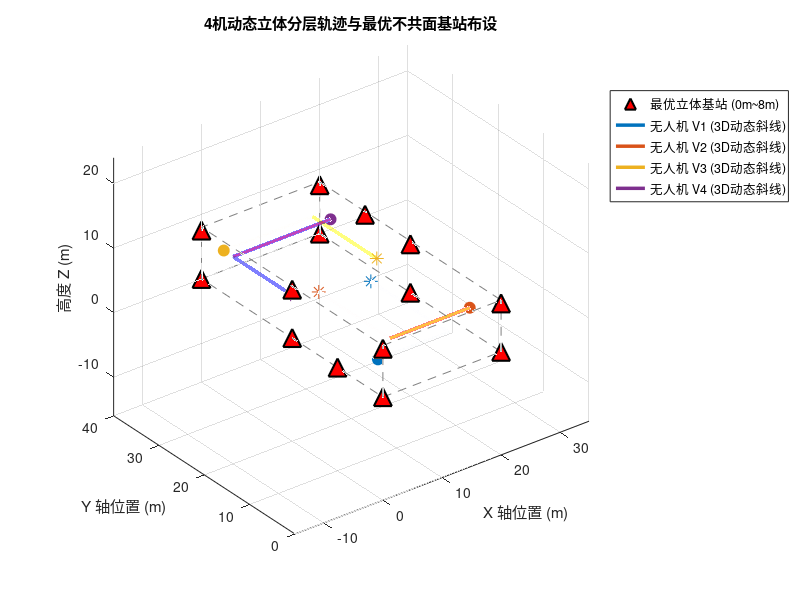

Recreate this plot in MATLAB.
% =========================================================================
% generate_data_3D.m (CMLKF 几何最优化版)
% 3D多车(无人机行为) UWB/IMU 协同定位仿真数据生成脚本
% 空间范围：20m x 40m x 8m (高度严格控制在 2m ~ 7m)
% 优化重点：重构基站最大立体非对称拓扑，以及无人机群多高度层动态斜线协同轨迹
% =========================================================================
clc; clear; close all;

%% 1. 全局参数设置与保存路径
dt_imu = 0.01;              % IMU 采样时间 100Hz (0.01s)
dt_uwb = 0.1;               % UWB 采样时间 10Hz (0.1s)
t_end = 300;                % 运行时间 300秒
N_steps = round(t_end / dt_imu) + 1; % 30001 个采样点
Vehicle_num = 4;            % 车辆数量
Anchor_num = 14;             % 基站数量

% 基站高度在 0~8m 范围内实现非对称立体最大化错落

% 4基站
% anchors = [ 0,  0, 0;     % 角落 1：极低位
%            20,  0, 7.5;     % 角落 2：极高位
%            20, 40, 0;     % 角落 3：中低位
%             0, 40, 7.5];    % 角落 4：中高位

% 5基站
% anchors = [ 0,  0, 0;     % 角落 1：极低位
%             20,  0, 7.5;
%            00, 40, 7.5;     % 角落 2：极高位
%            20, 40, 7.5;
%             0, 40, 0];    % 角落 4：中高位

% 6基站
% anchors = [ 0,  0, 0;     % 角落 1：极低位
%             0,  0, 7.5;
%            20,  0, 7.5;     % 角落 2：极高位
%            20, 40, 7.5;
%             0, 40, 0;
%             0, 40, 7.5];    % 角落 4：中高位

% 7基站
% anchors = [ 0,  0, 0;     % 角落 1：极低位
%             0,  0, 7.5;
%            20,  0, 7.5;     % 角落 2：极高位
%            20, 40, 7.5;
%            20, 40, 0;
%             0, 40, 0;
%             0, 40, 7.5];    % 角落 4：中高位

% 8基站
% anchors = [ 0,  0, 0;     % 角落 1：极低位
%             0,  0, 7.5;
%            20,  0, 0;
%            20,  0, 7.5;     % 角落 2：极高位
%            20, 40, 7.5;
%            20, 40, 0;     % 角落 3：中低位
%             0, 40, 0;
%             0, 40, 7.5];    % 角落 4：中高位

% 9基站
% anchors = [ 0,  0, 0;     % 角落 1：极低位
%             0,  0, 7.5;
%            20,  0, 0;
%            20,  0, 7.5;     % 角落 2：极高位
%            20, 40, 7.5;
%            20, 40, 0;     % 角落 3：中低位
%             0, 40, 0;
%             0, 40, 7.5;
%             0, 20, 0;];    % 角落 4：中高位

% 10基站
% anchors = [ 0,  0, 0;     % 角落 1：极低位
%             0,  0, 7.5;
%            20,  0, 0;
%            20,  0, 7.5;     % 角落 2：极高位
%            20, 40, 7.5;
%            20, 40, 0;     % 角落 3：中低位
%             0, 40, 0;
%             0, 40, 7.5;
%             0, 20, 0;
%             20, 20, 0;];    % 角落 4：中高位

% 11基站
% anchors = [ 0,  0, 0;     % 角落 1：极低位
%             0,  0, 7.5;
%            20,  0, 0;
%            20,  0, 7.5;     % 角落 2：极高位
%            20, 40, 7.5;
%            20, 40, 0;     % 角落 3：中低位
%             0, 40, 0;
%             0, 40, 7.5;
%             0, 20, 0;
%             20, 20, 0;
%             0, 20, 7.5;];    % 角落 4：中高位

% 12基站
% anchors = [ 0,  0, 0;     % 角落 1：极低位
%             0,  0, 7.5;
%            20,  0, 0;
%            20,  0, 7.5;     % 角落 2：极高位
%            20, 40, 7.5;
%            20, 40, 0;     % 角落 3：中低位
%             0, 40, 0;
%             0, 40, 7.5;
%             0, 20, 0;
%             20, 20, 0;
%             0, 20, 7.5;
%             20, 20, 7.5;];    % 角落 4：中高位

% 13基站
% anchors = [ 0,  0, 0;     % 角落 1：极低位
%             0,  0, 7.5;
%            20,  0, 0;
%            20,  0, 7.5;     % 角落 2：极高位
%            20, 40, 7.5;
%            20, 40, 0;     % 角落 3：中低位
%             0, 40, 0;
%             0, 40, 7.5;
%             0, 20, 0;
%             20, 20, 0;
%             0, 20, 7.5;
%             20, 20, 7.5;
%             20, 30, 7.5;];    % 角落 4：中高位

% 14基站
anchors = [ 0,  0, 0;     % 角落 1：极低位
            0,  0, 7.5;
           20,  0, 0;
           20,  0, 7.5;     % 角落 2：极高位
           20, 40, 7.5;
           20, 40, 0;     % 角落 3：中低位
            0, 40, 0;
            0, 40, 7.5;
            0, 20, 0;
            20, 20, 0;
            0, 20, 7.5;
            20, 20, 7.5;
            20, 30, 7.5;
            0, 10, 0;];    % 角落 4：中高位

% 15基站
% anchors = [ 0,  0, 0;     % 角落 1：极低位
%             0,  0, 7.5;
%            20,  0, 0;
%            20,  0, 7.5;     % 角落 2：极高位
%            20, 40, 7.5;
%            20, 40, 0;     % 角落 3：中低位
%             0, 40, 0;
%             0, 40, 7.5;
%             0, 20, 0;
%             20, 20, 0;
%             0, 20, 7.5;
%             20, 20, 7.5;
%             20, 30, 7.5;
%             0, 10, 0;
%             20, 30, 0;];    % 角落 4：中高位

% 保存路径
save_dir = 'E:\SE3_MLKF\Data'; 
trajectories_mat_name = sprintf('Trj_data_Veh%d_Anc%d_3D.mat', Vehicle_num, Anchor_num);
   
% 噪声参数
IMU_noise_params.sigma_na = 0.03;      
IMU_noise_params.sigma_nw = 0.003;     
IMU_noise_params.sigma_ba = 0.001;     
IMU_noise_params.sigma_bw = 0.0001;    
UWB_noise_params.sigma_anc = 0.3;     
UWB_noise_params.sigma_rel = 0.3;  

%% 2. 独立车辆动力学规划 (3秒平滑原地转弯 + 持续三维斜线飞行)
% 初始状态规划：[X, Y, Z, 初始速率, 初始航向角]
% 高度均限制在 2m ~ 7m 范围内，各自占据不同的起始高度层
init_configs = [
    3,   5,  2.5,  0.10,  0;      % V1: 低空层(2.5m)， 偏南，朝东，后续北转
   17,   3,  6.5,  0.10,  pi;     % V2: 高空层(6.5m)， 偏南，朝西，后续北转
    3,  39,  3.8,  0.10,  0;      % V3: 中低层(3.8m)， 偏北，朝东，后续南转
   18,  35,  5.2,  0.10,  pi;     % V4: 中高层(5.2m)， 偏北，朝西，后续南转
];

trajectories = struct();
for n = 1:Vehicle_num
    v_name = sprintf('V%d', n);
    cfg = init_configs(n, :);
    
    P_true = zeros(N_steps, 3);
    V_true = zeros(N_steps, 3);
    A_true = zeros(N_steps, 3);
    Theta_true = zeros(N_steps, 1);
    
    % 初始条件
    P_true(1, :) = cfg(1:3);
    v_mag = cfg(4);
    th_curr = cfg(5);
    V_true(1, :) = [v_mag * cos(th_curr), v_mag * sin(th_curr), 0];
    Theta_true(1) = th_curr;
    
    % 计算转弯过渡段的时间窗
    t_turn_start = 120 + (n-1)*15; % 错开转弯时间：V1:120s, V2:135s, V3:150s, V4:165s
    t_turn_end = t_turn_start + 3;
    
    for k = 2:N_steps
        t = (k-1) * dt_imu;
        a_curr = [0; 0; 0]; % 默认 Z 轴加速度全程为 0
        th_curr = Theta_true(k-1);
        
        switch n
            case 1  % V1: 高度恒定 2.5m。东行巡航 -> 120s时原地左转 -> 向北巡航
                if t < t_turn_start
                    th_curr = 0; a_curr = [0; 0; 0];
                elseif t >= t_turn_start && t <= t_turn_end
                    a_curr = [0; 0; 0]; V_true(k-1, 1:2) = 0; % 原地转弯，水平速度置零
                    th_curr = 0 + (pi/2)/3 * (t - t_turn_start); % 3秒平滑左转90度(朝北)
                elseif t > t_turn_end && t <= t_turn_end + 10
                    th_curr = pi/2; a_curr = [0; 0.01; 0]; % 转弯后水平加速 10s 恢复航速
                else
                    th_curr = pi/2; a_curr = [0; 0; 0];    % 匀速北行
                end
                
            case 2  % V2: 高度恒定 6.5m。西行巡航 -> 135s时原地右转 -> 向北巡航
                if t < t_turn_start
                    th_curr = pi; a_curr = [0; 0; 0];
                elseif t >= t_turn_start && t <= t_turn_end
                    a_curr = [0; 0; 0]; V_true(k-1, 1:2) = 0;
                    th_curr = pi - (pi/2)/3 * (t - t_turn_start); % 3秒平滑右转90度(朝北)
                elseif t > t_turn_end && t <= t_turn_end + 10
                    th_curr = pi/2; a_curr = [0; 0.01; 0]; % 转弯后水平加速 10s
                else
                    th_curr = pi/2; a_curr = [0; 0; 0];
                end
                
            case 3  % V3: 高度恒定 3.8m。东行巡航 -> 150s时原地右转 -> 向南巡航
                if t < t_turn_start
                    th_curr = 0; a_curr = [0; 0; 0];
                elseif t >= t_turn_start && t <= t_turn_end
                    a_curr = [0; 0; 0]; V_true(k-1, 1:2) = 0;
                    th_curr = 0 - (pi/2)/3 * (t - t_turn_start); % 3秒平滑右转90度(朝南)
                elseif t > t_turn_end && t <= t_turn_end + 10
                    th_curr = -pi/2; a_curr = [0; -0.01; 0]; % 转弯后水平加速 10s
                else
                    th_curr = -pi/2; a_curr = [0; 0; 0];
                end
                
            case 4  % V4: 高度恒定 5.2m。西行巡航 -> 165s时原地左转 -> 向南巡航
                if t < t_turn_start
                    th_curr = pi; a_curr = [0; 0; 0];
                elseif t >= t_turn_start && t <= t_turn_end
                    a_curr = [0; 0; 0]; V_true(k-1, 1:2) = 0;
                    th_curr = pi + (pi/2)/3 * (t - t_turn_start); % 3秒平滑左转90度(朝南)
                elseif t > t_turn_end && t <= t_turn_end + 10
                    th_curr = 3*pi/2; a_curr = [0; -0.01; 0]; % 转弯后水平加速 10s
                else
                    th_curr = 3*pi/2; a_curr = [0; 0; 0];
                end
        end
        
        % 严格物理积分更新
        A_true(k-1, :) = a_curr';
        V_true(k, :)   = V_true(k-1, :) + A_true(k-1, :) * dt_imu;
        P_true(k, :)   = P_true(k-1, :) + V_true(k-1, :) * dt_imu + 0.5 * A_true(k-1, :) * dt_imu^2;
        Theta_true(k)  = th_curr;
    end
    A_true(end, :) = [0, 0, 0];



    % 保存真值分量
    trajectories.(v_name).Time_true = (0:dt_imu:t_end)';
    trajectories.(v_name).X_true = P_true(:, 1);
    trajectories.(v_name).Y_true = P_true(:, 2);
    trajectories.(v_name).Z_true = P_true(:, 3);
    trajectories.(v_name).Vx_true = V_true(:, 1);
    trajectories.(v_name).Vy_true = V_true(:, 2);
    trajectories.(v_name).Vz_true = V_true(:, 3);
    trajectories.(v_name).Theta_true = Theta_true;
    
    % 旋转矩阵序列 R_true
    R_true = zeros(3, 3, N_steps);
    for k = 1:N_steps
        th = Theta_true(k);
        R_true(:, :, k) = [
            cos(th), -sin(th), 0;
            sin(th),  cos(th), 0;
            0,        0,       1
        ];
    end
    trajectories.(v_name).R_true = R_true;
end

%% 3. 生成含有零偏与白噪声的 100Hz 3D IMU 测量信号
for n = 1:Vehicle_num
    v_name = sprintf('V%d', n);
    veh = trajectories.(v_name);
    
    % 计算理想 3D 角速度
    theta_unwrapped = unwrap(veh.Theta_true);
    wz_true = gradient(theta_unwrapped, dt_imu);
    omega_body_ideal = [zeros(N_steps, 2), wz_true];
    
    % 计算理想特定力：f = R^T * (a - g)
    a_body_ideal = zeros(N_steps, 3);
    g_vec = [0; 0; -9.81];
    for k = 1:N_steps
        R_k = veh.R_true(:, :, k);
        a_world = [A_true(k, 1); A_true(k, 2); A_true(k, 3)];
        a_body_ideal(k, :) = (R_k' * (a_world - g_vec))';
    end
    
    % 模拟高保真零偏游走
    ba_init = (rand(1, 3) - 0.5) * 0.1;    
    bw_init = (rand(1, 3) - 0.5) * 0.01;
    b_a = ba_init + cumsum(randn(N_steps, 3) * IMU_noise_params.sigma_ba * sqrt(dt_imu), 1);
    b_w = bw_init + cumsum(randn(N_steps, 3) * IMU_noise_params.sigma_bw * sqrt(dt_imu), 1);
    
    % 叠加噪声
    acc_noise = randn(N_steps, 3) * IMU_noise_params.sigma_na;
    gyro_noise = randn(N_steps, 3) * IMU_noise_params.sigma_nw;
    
    acc_m = a_body_ideal + b_a + acc_noise;
    gyro_m = omega_body_ideal + b_w + gyro_noise;
    
    % 保存 IMU 数据
    trajectories.(v_name).IMU_Time = veh.Time_true;
    trajectories.(v_name).IMU_acc_m = acc_m;
    trajectories.(v_name).IMU_gyro_m = gyro_m;
    trajectories.(v_name).IMU_bias_a_true = b_a;
    trajectories.(v_name).IMU_bias_w_true = b_w;
end

%% 4. 生成 10Hz 同步 UWB 测距信号
idx_uwb = 1:10:N_steps;
t_uwb = trajectories.V1.Time_true(idx_uwb);
N_uwb = length(t_uwb);
pos_true_uwb = zeros(N_uwb, 3, Vehicle_num);
for n = 1:Vehicle_num
    v_name = sprintf('V%d', n);
    pos_true_uwb(:, 1, n) = trajectories.(v_name).X_true(idx_uwb);
    pos_true_uwb(:, 2, n) = trajectories.(v_name).Y_true(idx_uwb);
    pos_true_uwb(:, 3, n) = trajectories.(v_name).Z_true(idx_uwb);
end
for n = 1:Vehicle_num
    v_name = sprintf('V%d', n);
    
    % A. UWB 基站 3D 测距
    UWB_Anchor = zeros(N_uwb, 1 + Anchor_num);
    UWB_Anchor(:, 1) = t_uwb;
    for a_idx = 1:Anchor_num
        dx = pos_true_uwb(:, 1, n) - anchors(a_idx, 1);
        dy = pos_true_uwb(:, 2, n) - anchors(a_idx, 2);
        dz = pos_true_uwb(:, 3, n) - anchors(a_idx, 3);
        dist_true = sqrt(dx.^2 + dy.^2 + dz.^2);
        
        UWB_Anchor(:, 1 + a_idx) = dist_true + randn(N_uwb, 1) * UWB_noise_params.sigma_anc;
    end
    trajectories.(v_name).UWB_Anchor = UWB_Anchor;
    
    % B. UWB 3D 车间相对测距
    UWB_Relative = zeros(N_uwb, 1 + Vehicle_num);
    UWB_Relative(:, 1) = t_uwb;
    for j = 1:Vehicle_num
        if n == j
            UWB_Relative(:, 1 + j) = NaN;
        else
            dx = pos_true_uwb(:, 1, n) - pos_true_uwb(:, 1, j);
            dy = pos_true_uwb(:, 2, n) - pos_true_uwb(:, 2, j);
            dz = pos_true_uwb(:, 3, n) - pos_true_uwb(:, 3, j);
            dist_true = sqrt(dx.^2 + dy.^2 + dz.^2);
            
            UWB_Relative(:, 1 + j) = dist_true + randn(N_uwb, 1) * UWB_noise_params.sigma_rel;
        end
    end
    trajectories.(v_name).UWB_Relative = UWB_Relative;
end

%% 5. 轨迹可视化 (三维立体作图以确认高度不共面)
figure('Name', 'Multi-Agent 最优 3D 协同定位拓扑轨迹', 'Position', [100, 100, 850, 650]);
hold on; grid on; axis equal;
xlabel('X 轴位置 (m)'); ylabel('Y 轴位置 (m)'); zlabel('高度 Z (m)');
title('4机动态立体分层轨迹与最优不共面基站布设');

% 绘制边界立体框
line([0, 20, 20, 0, 0], [0, 0, 40, 40, 0], [0, 0, 0, 0, 0], 'Color', [0.5,0.5,0.5], 'LineStyle', '--');
line([0, 20, 20, 0, 0], [0, 0, 40, 40, 0], [8, 8, 8, 8, 8], 'Color', [0.5,0.5,0.5], 'LineStyle', '--');
for corner = [0, 20]
    for side = [0, 40]
        line([corner, corner], [side, side], [0, 8], 'Color', [0.5,0.5,0.5], 'LineStyle', '--');
    end
end

% 绘制最优不共面基站
h_anchor = plot3(anchors(:,1), anchors(:,2), anchors(:,3), '^', 'MarkerSize', 13, ...
    'MarkerFaceColor', 'r', 'MarkerEdgeColor', 'k', 'LineWidth', 1.5, 'DisplayName', '最优立体基站 (0m~8m)');

colors = lines(Vehicle_num);
h_traj = zeros(1, Vehicle_num);
for n = 1:Vehicle_num
    v_data = trajectories.(sprintf('V%d', n));
    h_traj(n) = plot3(v_data.X_true, v_data.Y_true, v_data.Z_true, 'Color', colors(n,:), 'LineWidth', 2.5, ...
        'DisplayName', sprintf('无人机 V%d (3D动态斜线)', n));
    
    % 标记起始点和终点
    plot3(v_data.X_true(1), v_data.Y_true(1), v_data.Z_true(1), 'o', 'MarkerSize', 8, 'MarkerFaceColor', colors(n,:), 'Color', colors(n,:));
    plot3(v_data.X_true(end), v_data.Y_true(end), v_data.Z_true(end), '*', 'MarkerSize', 10, 'Color', colors(n,:));
end
view(3); 
legend([h_anchor, h_traj], 'Location', 'northeastoutside');
hold off;

%% 6. 数据保存
if ~exist(save_dir, 'dir')
    mkdir(save_dir);
end
save_path = fullfile(save_dir, trajectories_mat_name);
save(save_path, 'trajectories', 'anchors', 'IMU_noise_params', 'UWB_noise_params', 'Vehicle_num', 'Anchor_num');
fprintf('CMLKF 优化版 3D 仿真数据生成成功，已保存至：%s\n', save_path);
